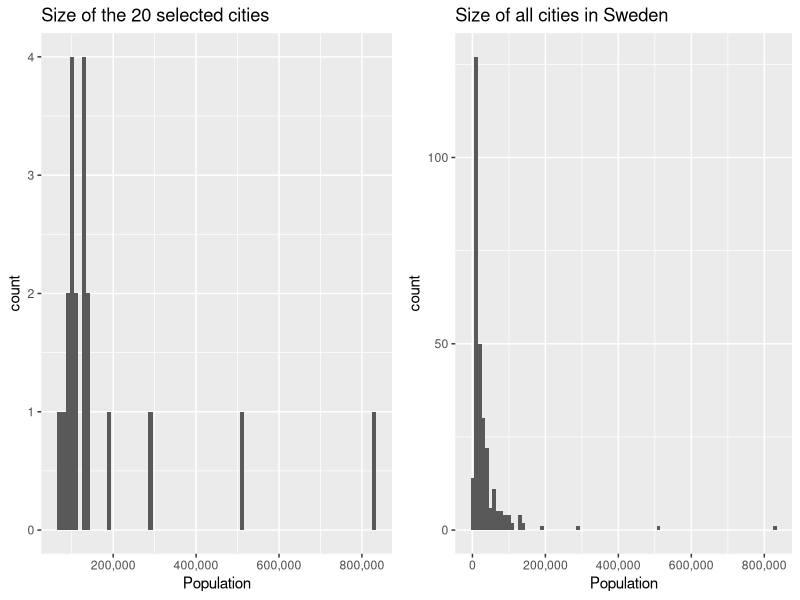
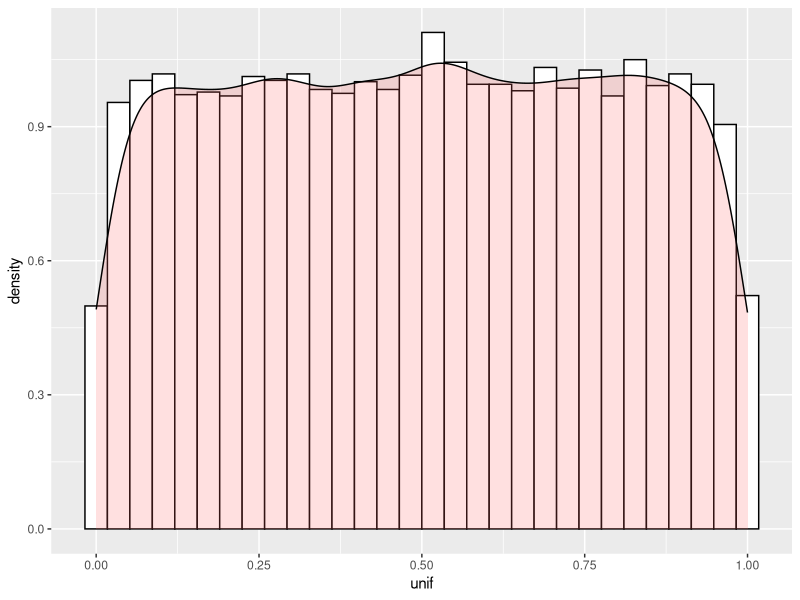
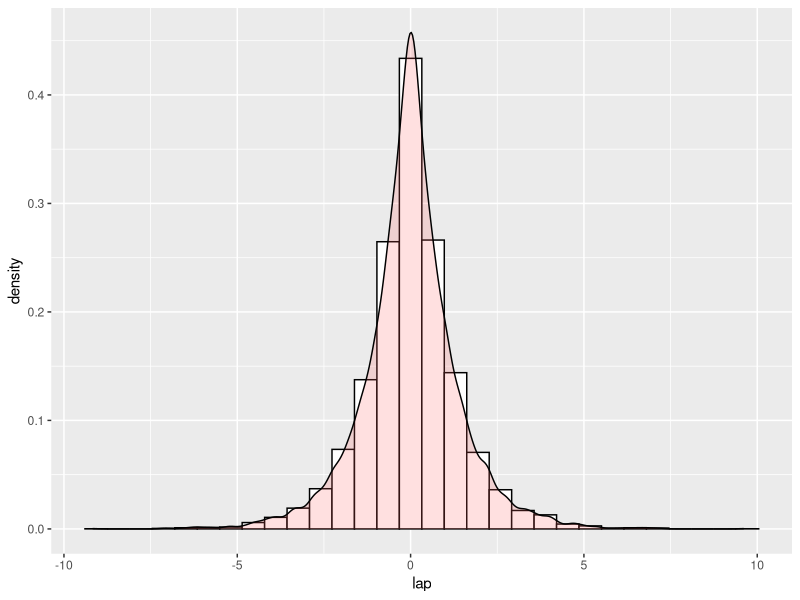
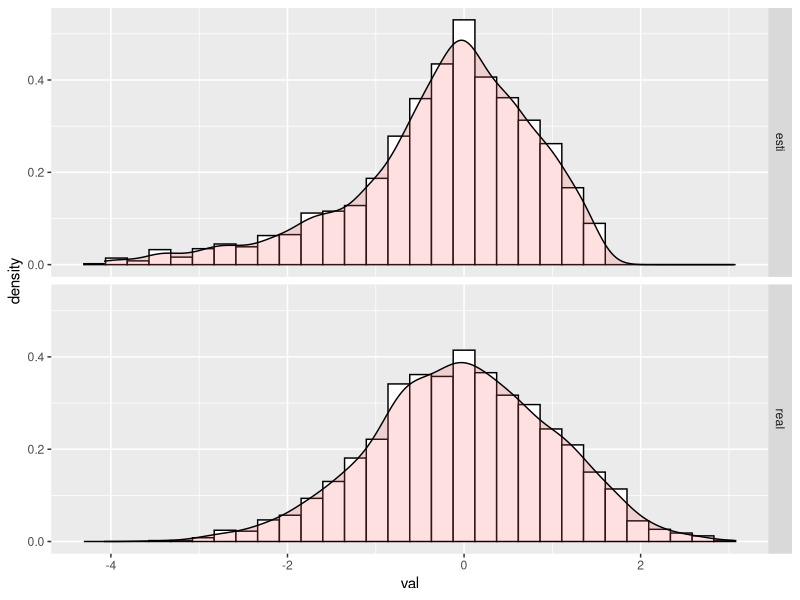

Recreate these plots in R, in order.
## ---- chunk 1
knitr::opts_chunk$set(echo = TRUE, out.height = "200px")
Sys.setlocale(locale="english")
## ---- chunk 2
# libraries used
rm(list=ls())
library(ggplot2)
#install.packages("gridExtra") # to put the plots togeter
library(gridExtra)

## ---- chunk 3
# set working directory
# load the data
data = read.csv2("population.csv")
data[,1] <- as.character(data[,1])
## ---- chunk 4
# create the select city function - based on max
selectCity = function(data){
  # proportional to the number of inhabitants of the city
  data$proportinalPopulation = data$Population/sum(data$Population)
  # generate random numbers - include to dataset
  data$rn_uniform = runif(n=nrow(data),0,1)
  # probabilities proportional to the number of inhabitants
  data$prob_proportinalPopulation = data$proportinalPopulation * data$rn_uniform
  # take one city - max prob_proportinalPopulation
  city_index = which.max(data$prob_proportinalPopulation)
  # print(data[city_index,][1]) # make the print nicer
  
  return(data[city_index,1])
}
## ---- chunk 5
# create a function to select 20 cities
select20cities = function(data){
  cities_remain <- data
  selected_cities <- c()
  for (i in 1:20) {
  selected_city <- selectCity(cities_remain)
  selected_cities <- c(selected_cities,selected_city)
  cities_remain <- cities_remain[-which(cities_remain[,1]==selected_city),]
  }
  return(data.frame(Municipality=selected_cities))
}
## ---- chunk 6
# list of all selected cities
selected_cities <- select20cities(data)
idx <- match(selected_cities$Municipality, data[,1])
selected_cities$Population <- data[idx,2]
selected_cities <- selected_cities[order(selected_cities[,2],decreasing = TRUE),]
rownames(selected_cities) <- c()
selected_cities
## ---- chunk 7

# histogram - 2 selected cities
histplot_20cities = ggplot(selected_cities)+
  geom_histogram(binwidth=10000,aes(x=Population)) +
  ggtitle("Size of the 20 selected cities") +
  scale_x_continuous(labels = scales::comma)

histplot_cities = ggplot(data)+
  geom_histogram(binwidth=10000,aes(x=Population)) +
  ggtitle("Size of all cities in Sweden")+
  scale_x_continuous(labels = scales::comma)

# put the plots together
grid.arrange(histplot_20cities, histplot_cities, ncol = 2)
## ---- chunk 8
# generate random numbers
rm(list=ls())
n=10000
set.seed(12345)
x_rand <- runif(n=n, min=0, max=1)
data1 <- data.frame(unif=x_rand)
ggplot(data1,aes(x=unif))+
   geom_histogram(aes(y=..density..),
                 colour="black",
                 fill="white",
                 bins=30)+
  geom_density(alpha=.2, fill="#FF6666")
## ---- chunk 9
laplace_distribution = function(mu, alpha, p){
  result <- mu-(1/alpha)*sign(p-0.5)*log(1-2*abs(p-0.5))
  # result = alpha/2 * exp(-alpha * (abs(x_rand -  mu)))
  return(result)
}

data1$lap <- laplace_distribution(0,1, x_rand)

ggplot(data = data1, aes(x=lap)) + 
 geom_histogram(aes(y=..density..),
                 colour="black",
                 fill="white",
                 bins=30)+
  geom_density(alpha=.2, fill="#FF6666")
## ---- chunk 10
pdf_norm = function(x){
  exp(-(x**2)/2)/(sqrt(2*pi))
}
pdf_lap = function(x){
  (1/2)*exp(-abs(x))
}

c <- sqrt(2/pi)*exp(0.5)
n2 <- 2000
accept <- c()
for (i in 1:n) {
  if(length(accept)>=n2){
    break()
  }
  u <- data1[i,1]
  Y <- data1[i,2]
  q <- pdf_lap(Y)
  p <- pdf_norm(Y)
  if(u<=p/(c*q)){
    accept <- c(accept,Y)
  }
}
data2 <- data.frame(val=accept, id="esti")
# ggplot(data = data2, aes(x=val)) + 
#  geom_histogram(aes(y=..density..),
#                  colour="black",
#                  fill="white",
#                  bins=30)+
#   geom_density(alpha=.2, fill="#FF6666")


## ---- chunk 11
data3 <- data.frame(val=rnorm(n=n2,0,1),id ="real")
data3 <- rbind(data2,data3)

ggplot(data = data3, aes(x=val)) +
 geom_histogram(aes(y=..density..),
                 colour="black",
                 fill="white",
                 bins=30)+
  geom_density(alpha=.2, fill="#FF6666")+
  facet_grid(id~.)


